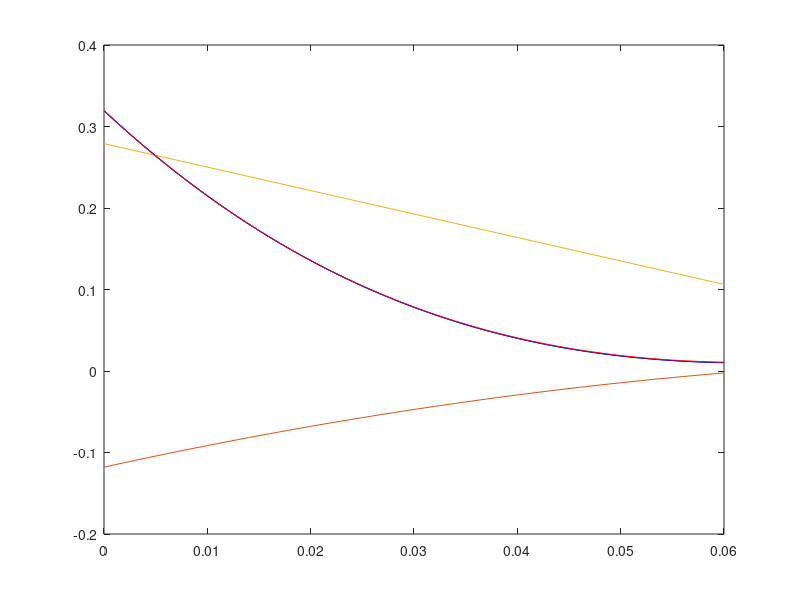

The MATLAB script that drew this image:
clearvars;
% % compliance 64
degToRad = 2 * pi / 360;
a = -2.749e04 * degToRad;
b = 7992 * degToRad;
c = -675.8 * degToRad;
d = 18.3 * degToRad;

% ks = 0.006234832611976e03;
% kd = -0.083291497874863e03;
% kp = -2.456377085795632e03;

ks = 106.13;
kd = -24.23;
kp = -358.7;


endTime = 0.06;

% % compliance 32
% a = -9.516e04;
% b = 1.539e04;
% c = -745.1;
% d = 9.539;
% kp = -2563;
% kd = -66.03;
% ks = 4111;
% endTime = 0.06;

times = 0 : 0.001 : endTime;
count = size(times, 2);
for i = 1 : count
    t = times(i);
    x(i) = a * t^3 + b * t^2 + c * t + d;
    xdot(i) = 3 * a * t^2 + 2 * b * t + c;
    xddot(i) = 6 * a * t + 2 * b;
    xtrdot(i) = 6 * a;
end
plot(times, x, times, xdot / 100, times, xddot / 1000);

A = zeros([count, 3]);
b = zeros([count, 1]);

for i = 1 : count
        A(i, 1) = 1;
        A(i, 2) = xdot(i);
        A(i, 3) = x(i);
        b(i) = xddot(i);
end

params = A \ b
ks = params(1);
kd = params(2);
kp = params(3);
% plot(x, xddot);
timeStep = 0.0001;
newTimes = 0 : timeStep : endTime;
count = size(newTimes, 2);

recoveredXDot(1) = xdot(1);
recoveredX(1) = x(1);

for i = 2 : count
%     xTrDot = 6 * a;
    recoveredAcc = kp * recoveredX(i - 1) + kd * recoveredXDot(i - 1) + ks;
    recoveredXDot(i) = recoveredXDot(i - 1) + timeStep * recoveredAcc;
    recoveredX(i) = recoveredX(i - 1) + timeStep * recoveredXDot(i);
end
hold on;
plot(times, x, 'b');
plot(newTimes, recoveredX, 'r');


